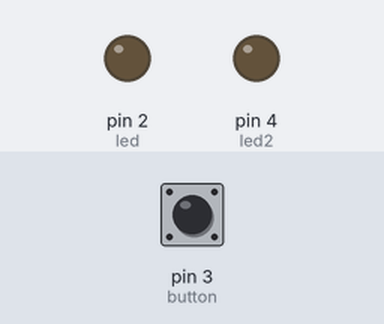
Bench run of a sketch on a simulated Arduino Uno, built with avr-gcc and run on an emulated ATmega328P. Parts: output pins drawn as LEDs (lit = HIGH). Dashed ring = blinking. Inputs (shaded band) come from the test bench; at power-on: pin 3 (button) LOW.

Above: at 1.2 s.
1.3 s: pin 3 (button) pulsed HIGH 2 times (0.12 s each, 0.3 s apart)
At 1.75 s:
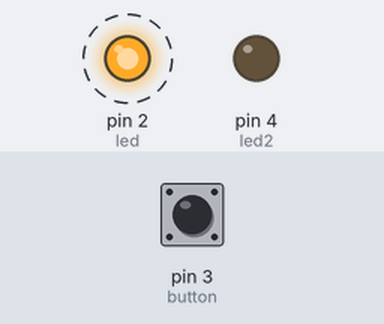
At 2.35 s:
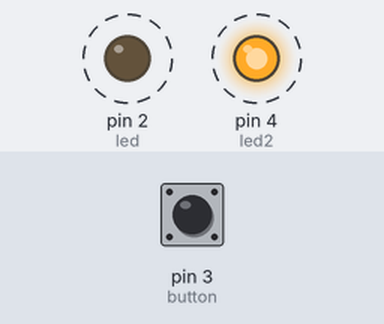
4.3 s: pin 3 (button) pulled HIGH for 0.15 s
At 5.4 s:
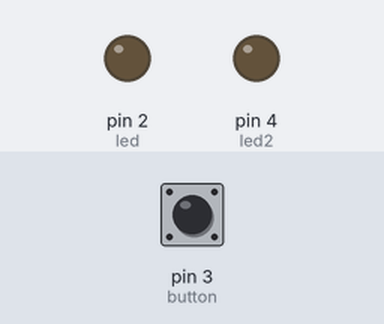
Timing chart, 0 to 7.3 s (numbered marks = the images above; inputs shaded):
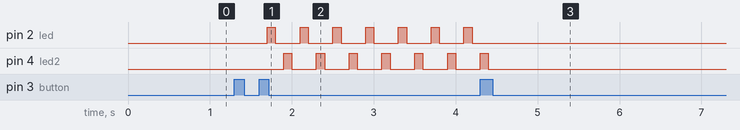

Measured:
- after the input at 1.3 s, pin 2 (led): alternates HIGH for 0.10 s and LOW for 0.30 s, starting after 0.40 s; pin 4 (led2): alternates HIGH for 0.10 s and LOW for 0.30 s, starting after 0.60 s
- after the input at 4.3 s, pin 2 (led): stops changing and stays LOW; pin 4 (led2): goes on until 4.4 s, then stays LOW

The sketch:

press_on_off.ino
```cpp
#define led 2
#define button 3
#define led2 4
int StateButton = LOW, StateLed = LOW, previous = LOW;

void setup() {
  // put your setup code here, to run once:
  pinMode(led, OUTPUT);
  pinMode(button, INPUT);
  pinMode(led2, OUTPUT);
}

void loop() {
  // put your main code here, to run repeatedly:

  StateButton = digitalRead(button);
  delay(100);

  if (StateButton == HIGH && previous == LOW){

//    digitalWrite(led, StateLed);

    if(StateLed){

      do{

    digitalWrite(led , HIGH);
    delay(100);

    digitalWrite(led, LOW);
    delay(100);

    digitalWrite(led2 , HIGH);
    delay(100);

    digitalWrite(led2, LOW);
    StateButton = digitalRead(button);
    delay(100);

    previous = StateButton;

      }while(StateButton != HIGH && previous != HIGH);

    }else{

      digitalWrite(led, LOW);
      digitalWrite(led2, LOW);

    }

    StateLed = !StateLed;

  }

  previous = StateButton;
}
```
